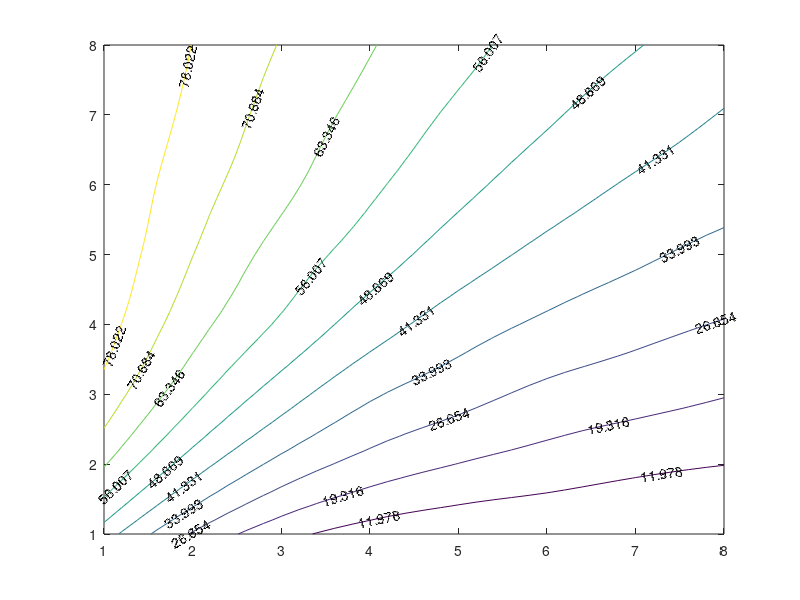

Write the MATLAB code that produced this figure. (Note: this script raises an error after producing the figure.)
clear all; close all;
load atan1mat.mat;
load mgtd_mat.mat;


for i = 1:2
    vy = [i 4 5 6 7 8];
    v_temp = [atan1mat(i,i); atan1mat(4:8,i)];
    vyq_temp = 1:8;
    vq = interp1(vy, v_temp, vyq_temp,'spline','extrap');
    atan1mat(i:8, i) = vq(i:8);
end

for vy = 2:8
    for vx = 1:vy-1
        atan1mat(vx,vy) = 90 - atan1mat(vy,vx);
    end
end

[vx vy] = meshgrid(1:8, 1:8);
[vx_new vy_new] = meshgrid(1:0.2:8, 1:0.2:8);
Vq = interp2(vx, vy, atan1mat, vx_new,vy_new, 'cubic');

fig2 = figure(2);
set(fig2, 'OuterPosition', [1000 30 900 900]);  
[C,h] = contour(vx_new, vy_new, Vq, 'ShowText','on'); h.LineWidth = 2;
clabel(C,h,'FontSize',15,'FontWeight','bold','FontName','Times New Roman', 'LabelSpacing', 200);
title('Direction Angle of Magnetic Field (DEG)','FontSize',20,'FontWeight','bold','FontName','Times New Roman');
xlabel('V_{x} [V]','FontSize',20,'FontWeight','bold','FontName','Times New Roman'); 
ylabel('V_{y} [V]','FontSize',20,'FontWeight','bold','FontName','Times New Roman');
zticks(0:15:90);
colorbar('Ticks',0:15:90,'TickLabels',{'0^{\circ}','15^{\circ}','30^{\circ}','45^{\circ}','60^{\circ}','75^{\circ}','90^{\circ}'}','FontSize', 18, 'FontWeight','bold','FontName','Times New Roman');
grid on;

% fig1 = figure(1);
% set(fig1, 'OuterPosition', [0 30 900 900]);   
% surf(vx_new, vy_new, Vq)
% axis([1 8 1 8 0 90])
% xlabel('V_{x} [V]','FontSize',20,'FontWeight','bold','FontName','Times New Roman'); 
% ylabel('V_{y} [V]','FontSize',20,'FontWeight','bold','FontName','Times New Roman');
% zlabel('Direction Angle of Magnetic Field (DEG)','FontSize',20,'FontWeight','bold','FontName','Times New Roman');
% zticks(0:15:90);
% colorbar('Ticks',0:15:90,'TickLabels',{'0','15','30','45','60','75','90'});
% hold on;
% x1 = linspace(1,8,8); y1 = linspace(1,8,8); z1 = linspace(45,45,8);
% plot3(x1, y1, z1, ':g');

%%
for i = 1:2
    vy = 4:8;
    v_temp = mgtd_mat(4:8,i);
    vyq_temp = [i+1:3 4 5 6 7 8]';
    vq = interp1(vy, v_temp, vyq_temp, 'linear','extrap');
    mgtd_mat(i+1:8, i) = vq;
end

vx = [1,3:7];
v_temp = [mgtd_mat(8,1), mgtd_mat(8, 3:7)];
vxq_temp = 1:7;
vq = interp1(vx, v_temp, vxq_temp, 'linear','extrap');
mgtd_mat(8,1:7) = vq;

for vy = 2:8
    for vx = 1:vy-1
        mgtd_mat(vx,vy) =  mgtd_mat(vy,vx);
    end
end

for i = 1:8
    vx = 1:8;
    vx(i) = [];
    v_temp = mgtd_mat(i,1:8);
    v_temp(i) = [];
    vxq_temp = 1:8;
    vq = interp1(vx, v_temp, vxq_temp, 'spline','extrap');
    mgtd_mat(i,1:8) = vq;
end

[vx vy] = meshgrid(1:8, 1:8);
[vx_new vy_new] = meshgrid(1:0.2:8, 1:0.2:8);
Vq = interp2(vx, vy, mgtd_mat, vx_new,vy_new, 'spline');

fig3 = figure(3);
set(fig3, 'OuterPosition', [30 30 900 900]);  
[C,h] = contour(vx_new, vy_new, Vq,10 ,'ShowText','on'); h.LineWidth = 2;
clabel(C,h,'FontSize', 15, 'FontWeight','bold','FontName','Times New Roman', 'LabelSpacing', 200);
title('Magnitude of Magnetic Field ({\mu}T)','FontSize', 20, 'FontWeight','bold','FontName','Times New Roman');
xlabel('V_{x} [V]','FontSize', 20, 'FontWeight','bold','FontName','Times New Roman'); 
ylabel('V_{y} [V]','FontSize', 20, 'FontWeight','bold','FontName','Times New Roman');
colorbar('Ticks',0:200:2000,'TickLabels',{'0 {\mu}T','200 {\mu}T','400 {\mu}T','600 {\mu}T','800 {\mu}T','1000 {\mu}T','1200 {\mu}T','1400 {\mu}T','1600 {\mu}T','1800 {\mu}T','2000 {\mu}T'}','FontSize', 18, 'FontWeight','bold','FontName','Times New Roman');
grid on;